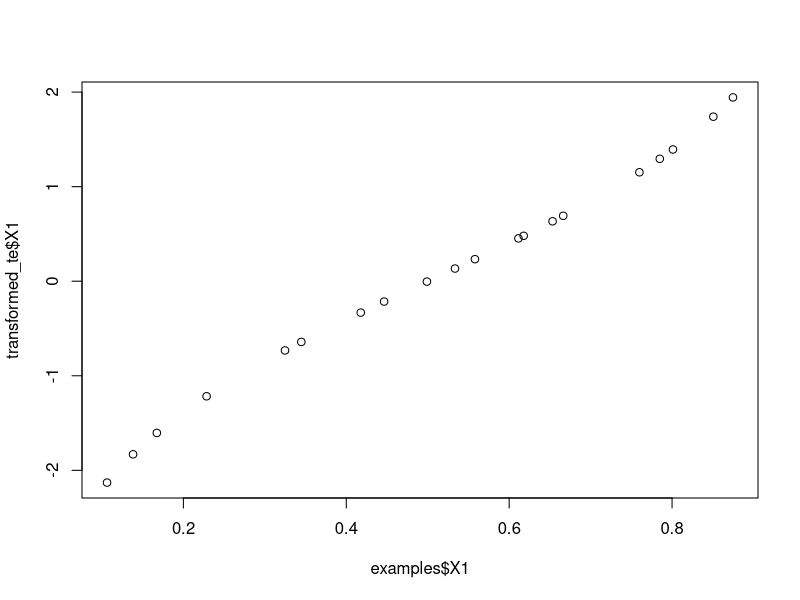

Recreate this plot in R.
library(recipes)


### Name: step_logit
### Title: Logit Transformation
### Aliases: step_logit tidy.step_logit
### Keywords: datagen

### ** Examples

set.seed(313)
examples <- matrix(runif(40), ncol = 2)
examples <- data.frame(examples)

rec <- recipe(~ X1 + X2, data = examples)

logit_trans <- rec  %>%
  step_logit(all_predictors())

logit_obj <- prep(logit_trans, training = examples)

transformed_te <- bake(logit_obj, examples)
plot(examples$X1, transformed_te$X1)

tidy(logit_trans, number = 1)
tidy(logit_obj, number = 1)
